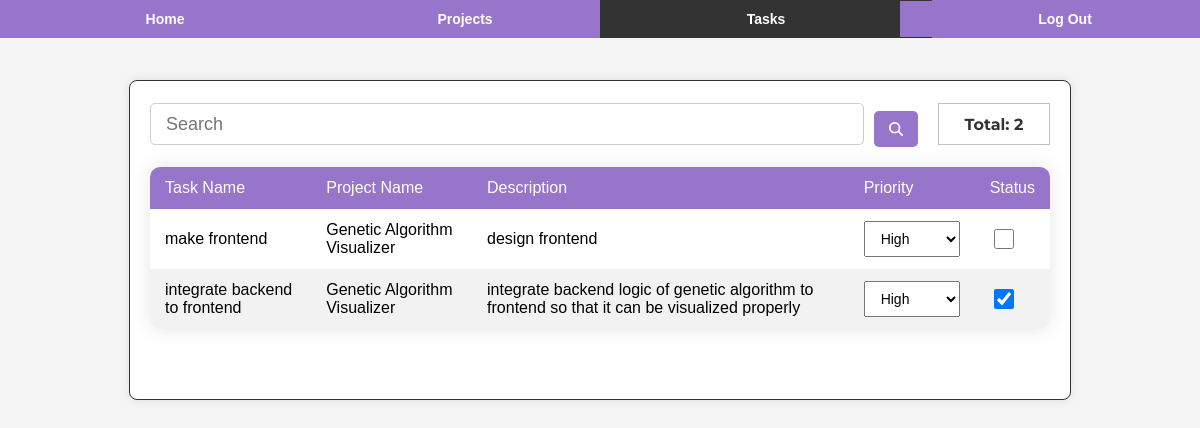
The app's page /todolist/tasks/ (signed in), older data.
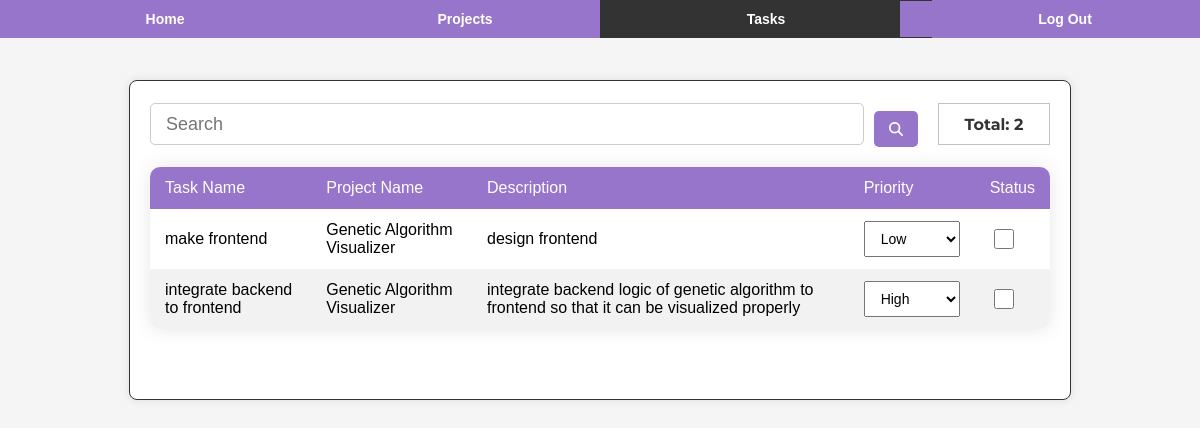
The same page, newer data.
### tdapp/models.py (models this page shows, shortened)
class Task(models.Model):
    task_id = models.AutoField(primary_key=True)
    task_name = models.CharField(max_length=255)
    project_name = models.ForeignKey(Project, on_delete=models.CASCADE , null=False, default=False)
    description = models.TextField()
    priority = models.CharField(max_length=10, choices=[('high', 'High'), ('medium', 'Medium'), ('low', 'Low')])
    completed = models.BooleanField(default=False)
    assigned_to = models.ForeignKey(settings.AUTH_USER_MODEL, on_delete=models.CASCADE, null=False, default=False)

class Project(models.Model):
    project_id = models.AutoField(primary_key=True)
    project_name = models.CharField(max_length=255)
    description = models.TextField()

### tdapp/task_views.py (the view)
# urls.py: path('tasks/', task_list, name='task-list'),
@login_required
def task_list(request):
    if request.user.is_superuser:
        tasks = Task.objects.all().order_by('project_name')
    else:
        tasks = Task.objects.filter(assigned_to=request.user).order_by('project_name')
    return render(request, 'admin/task-list.html', {'tasks': tasks})

### templates/admin/task-list.html (shortened to what the changed rows need)
{% extends "base.html" %}
{% block extra_css %}
<link rel="stylesheet" href="https://cdnjs.cloudflare.com/ajax/libs/font-awesome/6.0.0/css/all.min.css">
{% endblock %}
{% block content %}
<div class="container">
{% if user.is_authenticated %}
    {% if user.is_superuser %}
        <div class="row">
            <a href="{% url 'add-task' %}" class="btn btn-primary">Add Task</a>
        </div>
        <div class="table-container">
            <table class="table">
                <thead>
                    <tr>
                        <th>Task Name</th>
                        <th>Project Name</th>
                        <th>Description</th>
                        <th>Priority</th>
                        <th>Assigned To</th>
                        <th>Status</th>
                        <th>Actions</th>
                    </tr>
                </thead>
                <tbody>
                    {% for task in tasks %}
                        <tr>
                            <td>{{ task.task_name }}</td>
                            <td>{{ task.project_name.project_name }}</td>
                            <td>{{ task.description }}</td>
                            <td>
                                <select class="priority-select" data-task-id="{{ task.task_id }}">
                                    <option value="high" {% if task.priority == 'high' %}selected{% endif %}>High</option>
                                    <option value="medium" {% if task.priority == 'medium' %}selected{% endif %}>Medium</option>
                                    <option value="low" {% if task.priority == 'low' %}selected{% endif %}>Low</option>
                                </select>
                            </td>
                            <td>{{ task.assigned_to.email }}</td>
                            <td>
                                <input type="checkbox" class="status-checkbox" data-task-id="{{ task.task_id }}" {% if task.completed %}checked{% endif %}>
                            </td>
                            <td class="border-0 align-middle">
                                <a href="{% url 'edit-task' task.task_id %}" data-mdb-tooltip-init title="Done"><i
                                    class="fas fa-edit fa-lg text-success me-3"></i></a>
                                <a href="{% url 'delete-task' task.task_id %}" data-mdb-tooltip-init title="Remove"><i
                                    class="fas fa-trash-alt fa-lg text-warning"></i></a>
                              </td>
                        </tr>
                    {% endfor %}
                </tbody>
            </table>
        </div>
    {% else %}
        <div class="table-container">
            <table class="table">
                <thead>
                    <tr>
                        <th>Task Name</th>
                        <th>Project Name</th>
                        <th>Description</th>
                        <th>Priority</th>
                        <th>Status</th>
                    </tr>
                </thead>
                <tbody>
                    {% for task in tasks %}
                        <tr>
                            <td>{{ task.task_name }}</td>
                            <td>{{ task.project_name.project_name }}</td>
                            <td>{{ task.description }}</td>
                            <td>
                                <select class="priority-select" data-task-id="{{ task.task_id }}">
                                    <option value="high" {% if task.priority == 'high' %}selected{% endif %}>High</option>
                                    <option value="low" {% if task.priority == 'low' %}selected{% endif %}>Low</option>
                                </select>
                            </td>
                            <td>
                                <input type="checkbox" class="status-checkbox" data-task-id="{{ task.task_id }}" {% if task.completed %}checked{% endif %}>
                            </td>
                        </tr>
                    {% endfor %}
                </tbody>
            </table>
        </div>
    {% endif %}
{% else %}
    <p>You are not logged in.</p>
    <a href="{% url 'login' %}">Log In</a> |
    <a href="{% url 'signup' %}">Sign Up</a>
{% endif %}
</div>
{% endblock %}

Row changes from the older to the newer data that the page shows:
changed Task "make frontend": priority+task_id "High" → "Low"
changed Task "integrate backend to frontend": completed "☑" → "☐"
